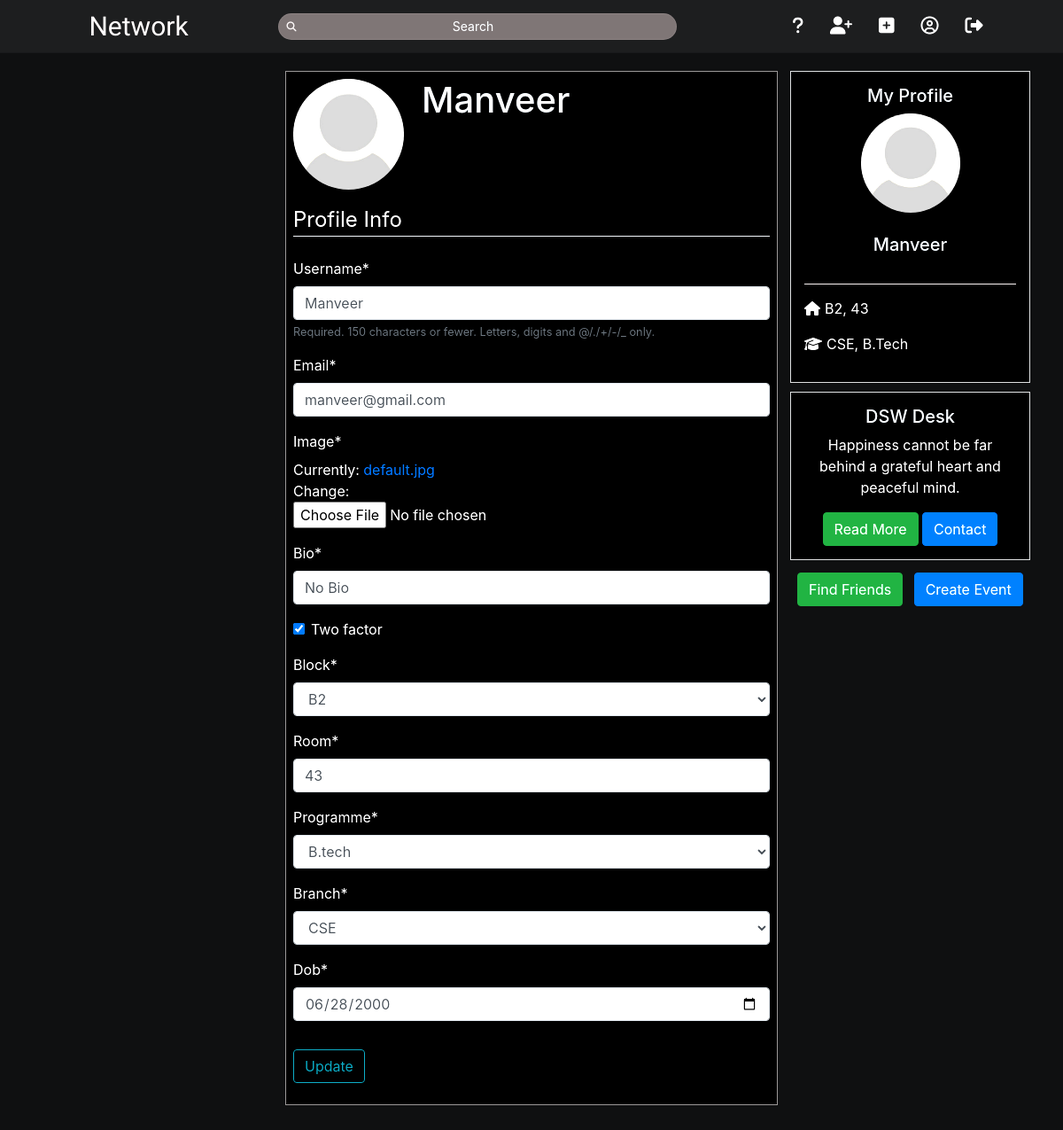
Screenshot of /profile/ (signed in) with the database file from the repository.
### users/models.py (models this page shows, shortened)
class Profile(models.Model):
    user = models.OneToOneField(User, on_delete=models.CASCADE)
    image = models.ImageField(default='default.jpg', upload_to='profile_pics')
    bio = models.TextField(default="No Bio")
    room = models.IntegerField(default=43)
    block = models.CharField(default="B2", max_length=100)
    programme = models.CharField(default='B.Tech', max_length=15)
    branch = models.CharField(default='CSE', max_length=15)
    face = models.ImageField(blank=True, upload_to='faces')
    face_encode = encrypt(models.TextField(blank=True))
    two_factor = models.BooleanField(default=False)
    following = models.ManyToManyField(
        User, related_name='following')
    follow_request = models.ManyToManyField(
        User, related_name='requests')
    dob = models.DateField(blank=True, null=True)

### users/views.py (the view)
# urls.py: path('profile/', user_views.profile, name="profile"),
@login_required
def profile(request):
    if request.method == 'POST':
        u_form = UserUpdateForm(request.POST, instance=request.user)
        p_form = ProfileUpdateForm(
            request.POST, request.FILES, instance=request.user.profile)
        if u_form.is_valid() and p_form.is_valid():
            messages.success(
                request, f'Your account has been updated!')
            instance = p_form.save(commit=True)
            if instance.two_factor == True:
                return redirect('webcam')
            return redirect('profile')
    else:
        u_form = UserUpdateForm(instance=request.user)
        p_form = ProfileUpdateForm(instance=request.user.profile)
    context = {
        'u_form': u_form,
        'p_form': p_form
    }
    return render(request, 'users/profile.html', context)

### users/forms.py
class UserUpdateForm(forms.ModelForm):
    email = forms.EmailField()
    class Meta:
        model = User
        fields = ['username', 'email']

class ProfileUpdateForm(forms.ModelForm):
    dob = forms.DateField(widget=forms.DateInput(attrs={'type': 'date'}))
    bio = forms.CharField(widget=forms.TextInput(attrs={'type': 'text'}))
    block = forms.CharField(widget=forms.Select(choices=BLOCK_CHOICES))
    programme = forms.CharField(widget=forms.Select(choices=PROGRAMME_CHOICES))
    branch = forms.CharField(widget=forms.Select(choices=BRANCH_CHOICES))
    class Meta:
        model = Profile
        fields = ['image', 'bio', 'two_factor', 'block',
                  'room', 'programme', 'branch', 'dob']

### users/templates/users/profile.html (shortened to what this page needs)
{% extends "blog/base.html" %}
{% load crispy_forms_tags %}
{% block content %}
    <div class="content-section">
        <div class="media">
            <img class="rounded-circle account-img" src="{{ user.profile.image.url }}">
            <div class="media-body">
                <h2 class="account-heading">{{ user.username }}</h2>
            </div>
        </div>
        <form method="POST" enctype="multipart/form-data">
            <fieldset class="form-group">
                <legend class="border-bottom mb-4">Profile Info</legend>
                {{ u_form|crispy }}
                {{ p_form|crispy }}
            </fieldset>
            <div class="form-group">
                <button class="btn btn-outline-info" type="submit">Update</button>
            </div>
        </form>
    </div>
{% endblock content %}

### blog/templates/blog/base.html (shortened to what this page needs)
{% load static %}
{% load crispy_forms_tags %}
<!DOCTYPE html>
<html lang="en">
<head>
    <link rel="stylesheet" href="https://stackpath.bootstrapcdn.com/bootstrap/4.3.1/css/bootstrap.min.css">
    <link rel="stylesheet" type ="text/css" href="{% static 'blog/main.css' %}">
</head>
<body>
    <header class="site-header">
      <div class="navigation navbar navbar-dark">
        <div class="logo">
          <a class="no-underline" href="/">
            Network
          </a>
        </div>
        <form method="GET" action="{% url 'search' %}">
          <div class="navigation-search-container">
            <i class="fa fa-search"></i>
            <input class="search-field" type="search" name="search" placeholder="Search">
          </div>
        </form>
        <div class="navigation-icons">
          {% if user.is_authenticated %}
          <a class="navigation-link notifica web" href="{% url 'quesans:clist' %}">
            <i class="fas fa-question" style="color: #ffffff; font-size: 20px;">
            </i>
          </a>
          <a class="navigation-link web" href="{% url 'suggestions' %}"><i class="fas fa-user-plus" style="color: #ffffff; font-size: 20px"></i></a>
          <a class="navigation-link web" href="{% url 'post-create' %}"><i class="fas fa-plus-square" style="color: #ffffff; font-size: 20px"></i></a>
          <a href="{% url 'profile' %}" class="navigation-link">
            <i class="far fa-user-circle" style="color: #ffffff; font-size: 20px"></i>
          </a>
          <a href="{% url 'logout' %}" id="signout" class="navigation-link">
            <i class="fas fa-sign-out-alt" style="color: #ffffff; font-size: 20px"></i>
          </a>
          {% else %}
          <a class="navigation-link" href="{% url 'login' %}"><i class="fas fa-sign-in-alt" style="color: #ffffff; font-size: 20px"></i></a>
          <a class="navigation-link" href="{% url 'register' %}"><i class="fas fa-id-badge" style="color: #ffffff; "></i></a>
          {% endif %}
        </div>
      </div>
    </header>
    <main role="main" class="container">
        <div class="row">
          <div class="col-md-3 web cent">
          </div>
          <div class="col-md-6 mobile-no-pad cent">
            {% block content %}{% endblock %}
          </div>
          <div class="col-md-3 web cent" width="100%">
            {% if user.is_authenticated %}
            <div class="profile-card">
              <div class="profile-meta">
                <h5>My Profile</h5>
                <img class="rounded-circle article-img-alt" src="{{ user.profile.image.url }}">
                <br>
                <br>
                <a href="{% url 'profile' %}" ><h5>{{ user.username }}</h5></a>
                <br>
              </div>
              <p> <i class="fas fa-home" style="color: #ffffff; margin-right: 5px;"></i>{{  user.profile.block }}, {{ user.profile.room }}</p>
              <p><i class="fa fa-graduation-cap" style="color: #ffffff; margin-right: 5px;" aria-hidden="true"></i>{{ user.profile.branch }}, {{ user.profile.programme }}</p>
            </div>
            {% endif %}
            <div class="dsw">
              <h5>DSW Desk</h5>
              <p>Happiness cannot be far behind a grateful heart and peaceful mind.</p>
              <button class="btn btn-success">Read More</button>
              <button class="btn btn-primary">Contact</button>
            </div>
            <button class="btn btn-success mt-1 ml-2"><a href="{% url 'find-friend' %}" style="text-decoration: none; color: azure;">Find Friends</a></button>
            <button class="btn btn-primary mt-1 ml-2"><a href="{% url 'create-event' %}" style="text-decoration: none; color: white;">Create Event</a></button>
          </div>
        </div>
      </main>
      <br>
      <br>
      <br>
</body>
</html>

### blog/static/blog/main.css (style rules this page uses)
body { background: rgb(44, 43, 43); color: #fff; margin-top: 5rem; }
h1, h2, h3, h4, h5, h6 { color: aliceblue; }
.content-section { border: rgb(168, 158, 158) solid 1px; background: #000000; margin-bottom: 20px; }
.account-img { height: 125px; width: 125px; margin-right: 20px; margin-bottom: 16px; }
.account-heading { font-size: 2.5rem; }

### blog/templates/blog/base.html (style rules this page uses)
body { background: rgb(44, 43, 43); color: #fff; margin-top: 5rem; height: 100vh; }
html { filter: brightness(105%) contrast(110%); }
body { background: #18191A; color: #fff; box-sizing: border-box; }
.content-section { border: rgb(145, 143, 143) solid 1px; background: #000000; margin-bottom: 20px; padding: 0.5rem 0.5rem; }
.navigation { background-color: #212121; height: 60px; position: fixed; width: 100%; top: 0; left: 0; border-bottom: 1px solid rgba(0, 0, 0, 0.0975); display: flex; align-items: center; justify-content: space-around; padding: 0px 50px; box-sizing: border-box; z-index: 2; transition: all 0.4s ease-in-out; -webkit-transition: all 0.4s ease-in-out; -moz-transition: all 0.4s ease-in-out; }
.navigation .logo a { position: relative; color: #f1ebeb; font-size: 30px; font-family: "Roboto", sans-serif; text-decoration: none; font-family: 'Dancing Script', cursive; }
.navigation-search-container { position: relative; }
.navigation-search-container input { background-color: #797171; padding: 3px 20px; padding-left: 25px; height: 30px; width: 450px; box-sizing: border-box; border: 1px solid rgba(235, 225, 225, 0.098); border-radius: 30px; font-size: 14px; color: white; }
.navigation-search-container .fa-search { position: absolute; top: 10px; left: 10px; font-size: 11px; color: rgba(252, 248, 248, 0.856); }
.navigation-icons { display: flex; }
.navigation-search-container input::placeholder { text-align: center; }
.navigation-icons a { text-decoration: none; }
.navigation-link i { margin-left: 30px; color: black; text-decoration: none; font-size: 22px; }
.navbar { padding-right: 2.5rem; }
::placeholder { color: #eff2f5; }
.col, .col-1, .col-10, .col-11, .col-12, .col-2, .col-3, .col-4, .col-5, .col-6, .col-7, .col-8, .col-9, .col-auto, .col-lg, .col-lg-1, .col-lg-10, .col-lg-11, .col-lg-12, .col-lg-2, .col-lg-3, .col-lg-4, .col-lg-5, .col-lg-6, .col-lg-7, .col-lg-8, .col-lg-9, .col-lg-auto, .col-md, .col-md-1, .col-md-10, .col-md-11, .col-md-12, .col-md-2, .col-md-3, .col-md-4, .col-md-5, .col-md-6, .col-md-7, .col-md-8, .col-md-9, .col-md-auto, .col-sm, .col-sm-1, .col-sm-10, .col-sm-11, .col-sm-12, .col-sm-2, .col-sm-3, .col-sm-4, .col-sm-5, .col-sm-6, .col-sm-7, .col-sm-8, .col-sm-9, .col-sm-auto, .col-xl, .col-xl-1, .col-xl-10, .col-xl-11, .col-xl-12, .col-xl-2, .col-xl-3, .col-xl-4, .col-xl-5, .col-xl-6, .col-xl-7, .col-xl-8, .col-xl-9, .col-xl-auto { position: relative; width: 100%; padding-right: 7px; padding-left: 7px; }
.article-img-alt { height: 7rem; width: 7rem; }
.profile-card { border: 1px solid rgb(204, 206, 207); padding: 15px; background-color: black; }
.profile-meta { text-align: center; border-bottom: 0.5px solid rgb(230, 224, 224); margin-bottom: 15px; }
.dsw { border: 1px solid rgb(204, 206, 207); background-color: black; padding: 15px; margin-bottom: 10px; margin-top: 10px; text-align: center; }
.navbar { background-color: #242526; }
a { text-decoration: none !important; }
.cent { overflow: auto; height: 87vh; -webkit-overflow-scrolling: touch; -ms-overflow-style: none; }

### rows the page displays
Profile: bio "No Bio", two_factor "☑", block "B2", room "43", programme "B.tech", branch "CSE", dob "06/28/2000"

### other values shown
{{ user.username }} "Manveer"
{{ user.profile.block }} "B2"
{{ user.profile.room }} "43"
{{ user.profile.branch }} "CSE"
{{ user.profile.programme }} "B.Tech"
